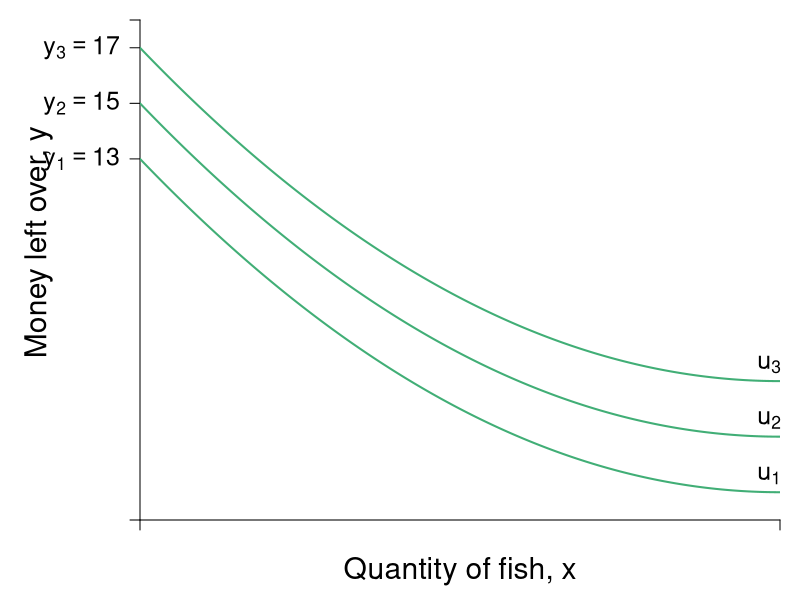

Source code (R):
require(shape)
pdf(file = "indmarketdemand/demand_y_indiff.pdf", width = 9, height = 7)


#Set parameters for graphics
pointsize <- 1.8
axislabelsize <- 1.8
labelsize <- 1.5
namesize <- 1.8
annotatesize <- 1.5
graphlinewidth <- 2
segmentlinewidth <- 1.5

COL <- c("#7fc97f", "#beaed4", "#fdc086", "#ffff99", "#386cb0", "#f0027f", "#bf5b17", "#666666")
COLA <- c("#99d8c9","#66c2a4","#41ae76", "#238b45", "#005824")
COLB <- c("#4eb3d3", "#2b8cbe", "#0868ac","#084081")

#Edited the margins to cater for the larger LHS labels
par(mar =  c(4, 7, 1, 1))

mrsA <- function(x, rmax = 10, xmax = 20) {
  rmax - (rmax/xmax)*x
}


uA <- function(x, y, rmax = 2, xmax = 12) {
  y + rmax*x - (1/2)*(rmax/xmax)*x^2
}

indiffA1 <- function(x, uA = 10, rmax = 2.5, xmax = 10) {
  uA - rmax*x + (1/2)*(rmax/xmax)*(x^2)
}


bcA <- function(x, w = 20, p = 2) {
  w - p*x
}


xlims <- c(0, 12)
ylims <- c(0, 18)

npts <- 501 
x <- seq(xlims[1], xlims[2], length.out = npts)
y <- seq(ylims[1], ylims[2], length.out = npts) 
a <- c(13, 15, 17)

plot(0, 0, xlim = xlims, ylim = ylims, type = "n",
     xlab = expression(paste("")),
     ylab = expression(paste("")), 
     xaxt = "n", 
     yaxt = "n", 
     cex.lab = axislabelsize, 
     bty = "n",
     xaxs="i", 
     yaxs="i")

# ticksy <- seq(from = 0, to = ylims[2], by = 2)
# ylabels <- seq(from = 0, to = ylims[2], by = 2)
# ticksx <- seq(from = 0, to = xlims[2], by = 2)
# xlabels <- seq(from = 0, to = xlims[2], by = 2)
ticksy <- c(0, 13, 15, 17, ylims[2])
ylabels <- c(NA, expression(paste(y[1] == 13)), expression(paste(y[2] == 15)), expression(paste(y[3] == 17)), NA)
#ylabels <- c(NA, expression(paste(13)), expression(paste(15)), expression(paste(17)), NA)
ticksx <- c(0,  xlims[2])
xlabels <- c(NA, NA)

axis(1, at = ticksx, pos = 0, labels = xlabels, cex.axis = labelsize)
axis(2, at = ticksy, pos = 0, labels = ylabels, las = 1, cex.axis = labelsize)

npts <- 500 
xx1 <- seq(xlims[1], xlims[2], length.out = npts)

#lines(xx1, bcA(xx1, w = 12, p = 1), col = COLB[3], lwd = graphlinewidth)
#lines(xx1, indiffA1(xx1, uA = 20, rmax = 2.5, xmax = 10), col = COLB[4], lwd = graphlinewidth)



mtext(expression(paste("Quantity of fish, ", x)), side=1, line = 2.5, cex = axislabelsize)
text(-1.9, 10, expression(paste("Money left over, ", y)), xpd = TRUE, cex = axislabelsize, srt = 90) 

#Label the iso-welfare functions for the HG, Aisha
text(11.8, 1.6, expression(u[1]), cex = annotatesize)
text(11.8, 3.6, expression(u[2]), cex = annotatesize)
text(11.8, 5.6, expression(u[3]), cex = annotatesize)



contour(x, y, 
        outer(x, y, uA),
        #labels = c("v1", "v2", "v3"),
        drawlabels = FALSE,
        col = COLA[3],
        lwd = graphlinewidth,
        levels = a, 
        xaxs = "i", 
        yaxs = "i", 
        add = TRUE)

dev.off()
